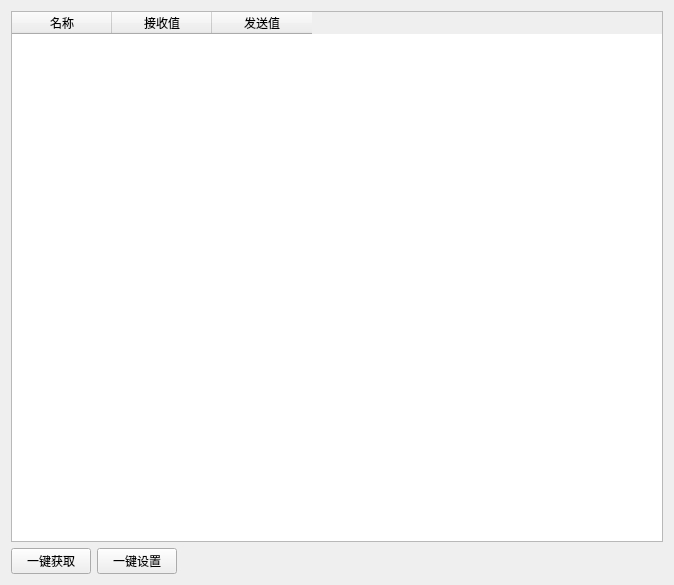
<?xml version="1.0" encoding="UTF-8"?>
<ui version="4.0">
 <class>PageParams</class>
 <widget class="QWidget" name="PageParams">
  <property name="geometry">
   <rect>
    <x>0</x>
    <y>0</y>
    <width>674</width>
    <height>585</height>
   </rect>
  </property>
  <property name="windowTitle">
   <string>Form</string>
  </property>
  <layout class="QGridLayout" name="gridLayout">
   <item row="1" column="0">
    <layout class="QHBoxLayout" name="horizontalLayout">
     <item>
      <widget class="QPushButton" name="requestPushButton">
       <property name="text">
        <string>一键获取</string>
       </property>
      </widget>
     </item>
     <item>
      <widget class="QPushButton" name="setButton">
       <property name="text">
        <string>一键设置</string>
       </property>
      </widget>
     </item>
     <item>
      <spacer name="horizontalSpacer">
       <property name="orientation">
        <enum>Qt::Horizontal</enum>
       </property>
       <property name="sizeHint" stdset="0">
        <size>
         <width>40</width>
         <height>20</height>
        </size>
       </property>
      </spacer>
     </item>
    </layout>
   </item>
   <item row="0" column="0">
    <widget class="QTableWidget" name="tableWidget">
     <property name="sizePolicy">
      <sizepolicy hsizetype="Expanding" vsizetype="Expanding">
       <horstretch>0</horstretch>
       <verstretch>0</verstretch>
      </sizepolicy>
     </property>
     <property name="textElideMode">
      <enum>Qt::ElideLeft</enum>
     </property>
     <property name="horizontalScrollMode">
      <enum>QAbstractItemView::ScrollPerPixel</enum>
     </property>
     <column>
      <property name="text">
       <string>名称</string>
      </property>
     </column>
     <column>
      <property name="text">
       <string>接收值</string>
      </property>
     </column>
     <column>
      <property name="text">
       <string>发送值</string>
      </property>
     </column>
    </widget>
   </item>
  </layout>
 </widget>
 <resources/>
 <connections/>
</ui>
